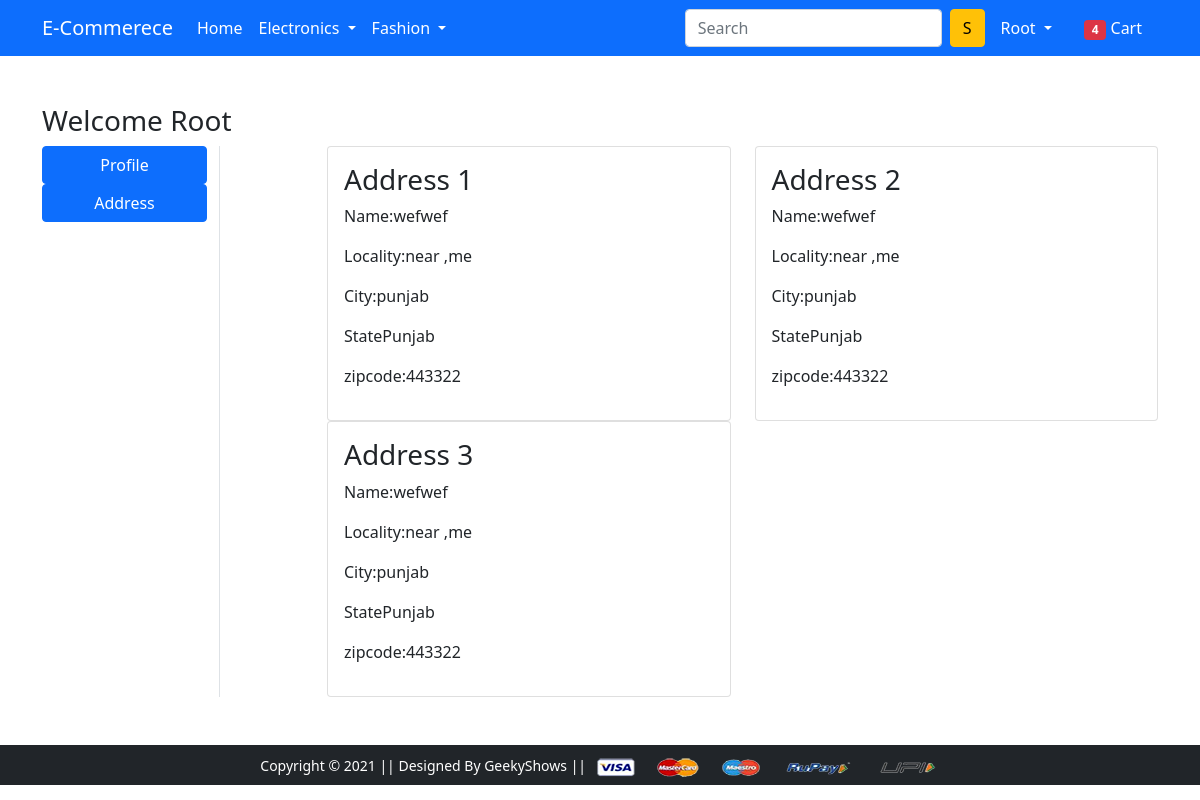
/address/ (signed in), run on an earlier commit of the app's database.
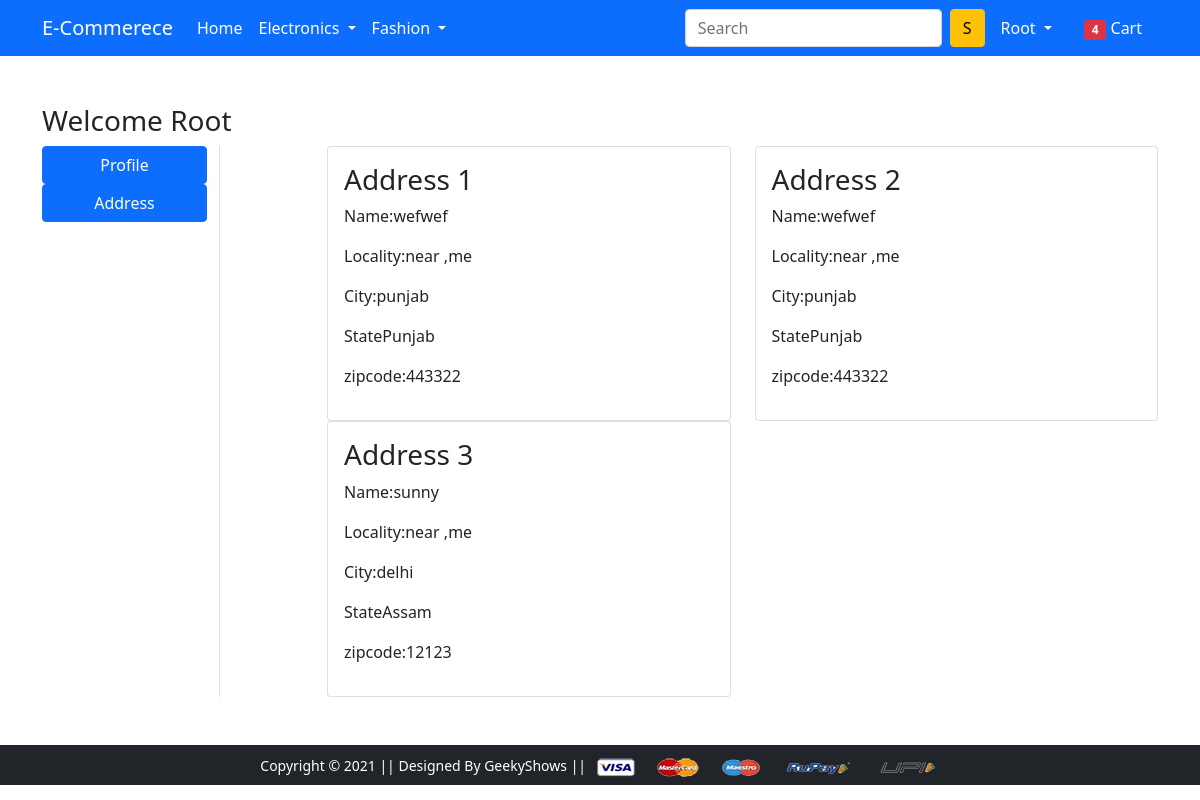
And on a later commit of the database.
### app/models.py (models this page shows, shortened)
class Customer(models.Model):
    user = models.ForeignKey(User, on_delete = models.CASCADE)
    name = models.CharField(max_length=100)
    locality = models.CharField(max_length=100)
    city= models.CharField(max_length=100)
    zipcode = models.IntegerField()
    state = models.CharField(choices=STATE_CHOICE, max_length=100)

### app/views.py (the view)
# urls.py: path('address/', views.address, name='address'),
def address(request):
    add = Customer.objects.filter(user=request.user)
    return render(request, 'app/address.html',{'add':add,'active':'btn-primary'})

### app/templates/app/address.html (shortened to what this page needs)
{% extends 'app/base.html' %}
{% load static %}
{% block main-content %}
<div class="container my-5">
 <div class="row">
 <h3>Welcome <span class="text-capitalize">{{request.user}}</span></h3>
  <div class="col-sm-2 border-end">
   <ul class="list-unstyled">
    <li class="d-grid"><a href="{% url 'profile' %}" class="btn btn-primary">Profile</a></li>
    <li class="d-grid"><a href="{% url 'address' %}" class="btn {{active}}">Address</a></li>
   </ul>
  </div>
  <div class="col-sm-9 offset-sm-1">
   <div class="row">
       {% for ad in add %}
    <div class="col-sm-6">
     <div class="card">
      <div class="card-body">
       <h3>Address {{forloop.counter}}</h3>
       <p>Name:{{ad.name}}</p>
       <p>Locality:{{ad.locality}}</p>
       <p>City:{{ad.city}}</p>
       <p>State{{ad.state}}</p>
       <p>zipcode:{{ad.zipcode}}</p>
      </div>
     </div>
    </div>
         {% endfor %}
   </div>
  </div>
 </div>
</div>
{% endblock main-content %}

What changed in the data, as far as the page shows it:
removed Customer: name "wefwef", locality "near ,me", city "punjab", state "Punjab", zipcode "443322"
added Customer: name "sunny", locality "near ,me", city "delhi", state "Assam", zipcode "12123"
